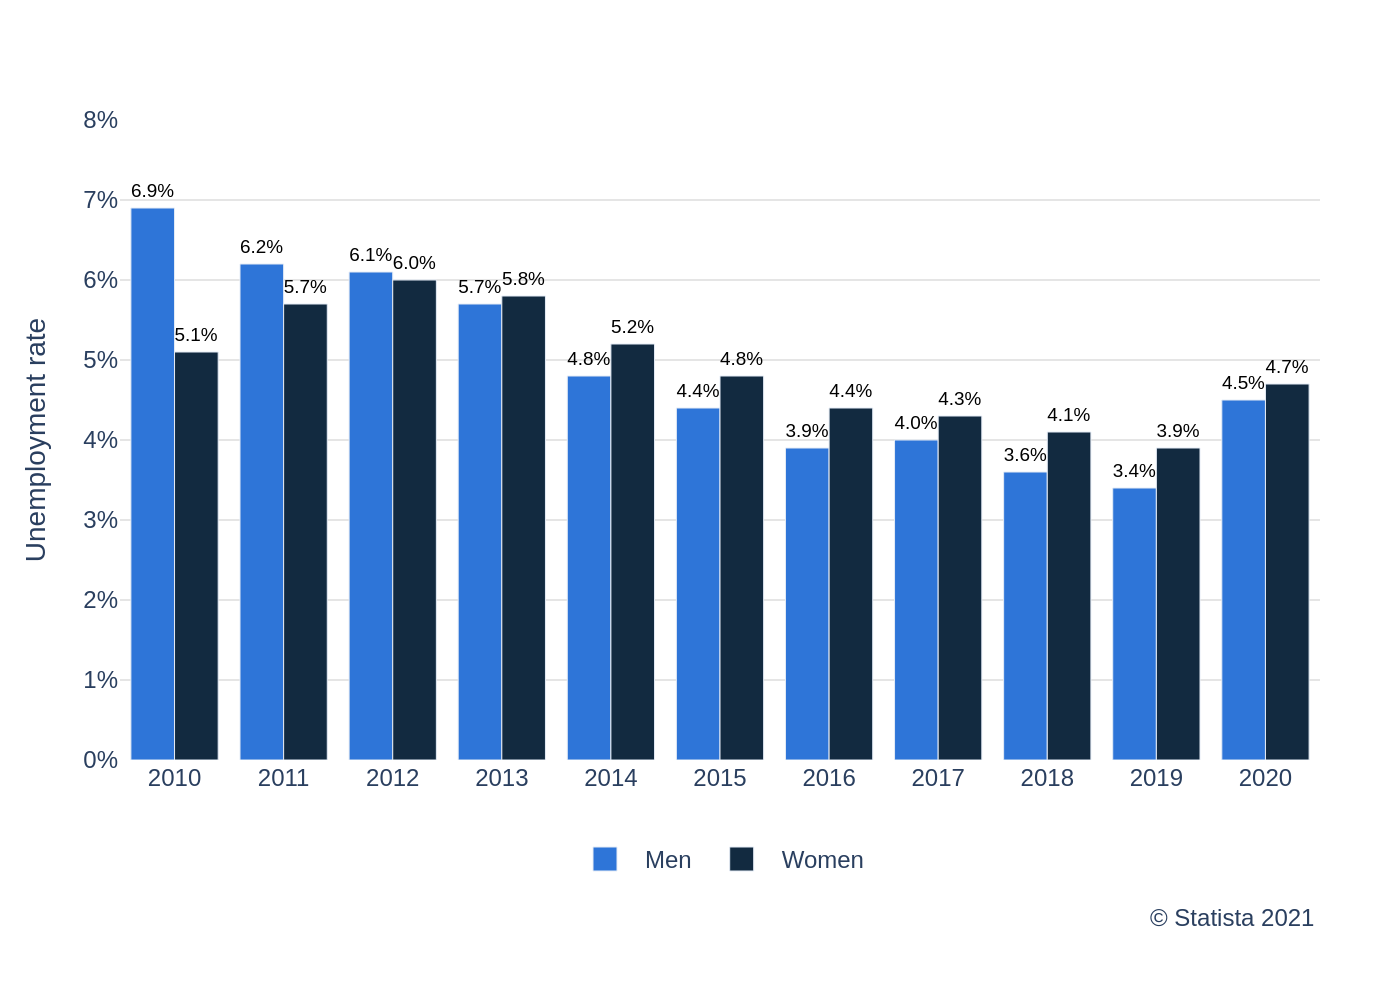

Source code (Python):
import sys
import json
import os
import plotly.graph_objects as go

if len(sys.argv) != 2:
    print("Usage: python <script_name>.py <json_file_path>")
    sys.exit(1)

json_filepath = sys.argv[1]

try:
    with open(json_filepath, 'r', encoding='utf-8') as f:
        chart_info = json.load(f)
except FileNotFoundError:
    print(f"Error: JSON file not found at {json_filepath}")
    sys.exit(1)
except json.JSONDecodeError:
    print(f"Error: Could not decode JSON from {json_filepath}")
    sys.exit(1)

chart_data = chart_info.get('chart_data', [])
texts = chart_info.get('texts', {})
colors = chart_info.get('colors', [])

fig = go.Figure()

for i, series in enumerate(chart_data):
    fig.add_trace(go.Bar(
        x=series['x'],
        y=series['y'],
        name=series['name'],
        marker_color=colors[i % len(colors)],
        text=[f'{val}%' for val in series['y']],
        textposition='outside',
        cliponaxis=False,
        textfont=dict(
            family="Arial",
            size=12,
            color='black'
        )
    ))

title_parts = []
if texts.get('title'):
    title_parts.append(f"<b>{texts['title']}</b>")
if texts.get('subtitle'):
    title_parts.append(f"<br><sub>{texts['subtitle']}</sub>")
full_title = "".join(title_parts)

annotations = []
source_note_parts = []
if texts.get('source'):
    source_note_parts.append(texts['source'])
if texts.get('note'):
    source_note_parts.append(texts['note'])

if source_note_parts:
    annotations.append(
        dict(
            xref='paper', yref='paper',
            x=1.0, y=-0.22,
            xanchor='right', yanchor='top',
            text='<br>'.join(source_note_parts),
            showarrow=False,
            align='right',
            font=dict(family="Arial", size=12)
        )
    )

fig.update_layout(
    barmode='group',
    title=dict(text=full_title, x=0.05, xanchor='left'),
    xaxis=dict(
        title_text=texts.get('x_axis_title'),
        showgrid=False,
        tickmode='linear'
    ),
    yaxis=dict(
        title_text=texts.get('y_axis_title'),
        showgrid=True,
        gridcolor='#E5E5E5',
        range=[0, 8],
        ticksuffix='%'
    ),
    legend=dict(
        orientation="h",
        yanchor="bottom",
        y=-0.2,
        xanchor="center",
        x=0.5
    ),
    plot_bgcolor='white',
    paper_bgcolor='white',
    font=dict(family="Arial"),
    margin=dict(l=60, r=40, t=60, b=120),
    annotations=annotations
)

base_name = os.path.splitext(os.path.basename(json_filepath))[0]
output_filename = f"{base_name}.png"

fig.write_image(output_filename, scale=2)
print(f"Chart saved to {output_filename}")
